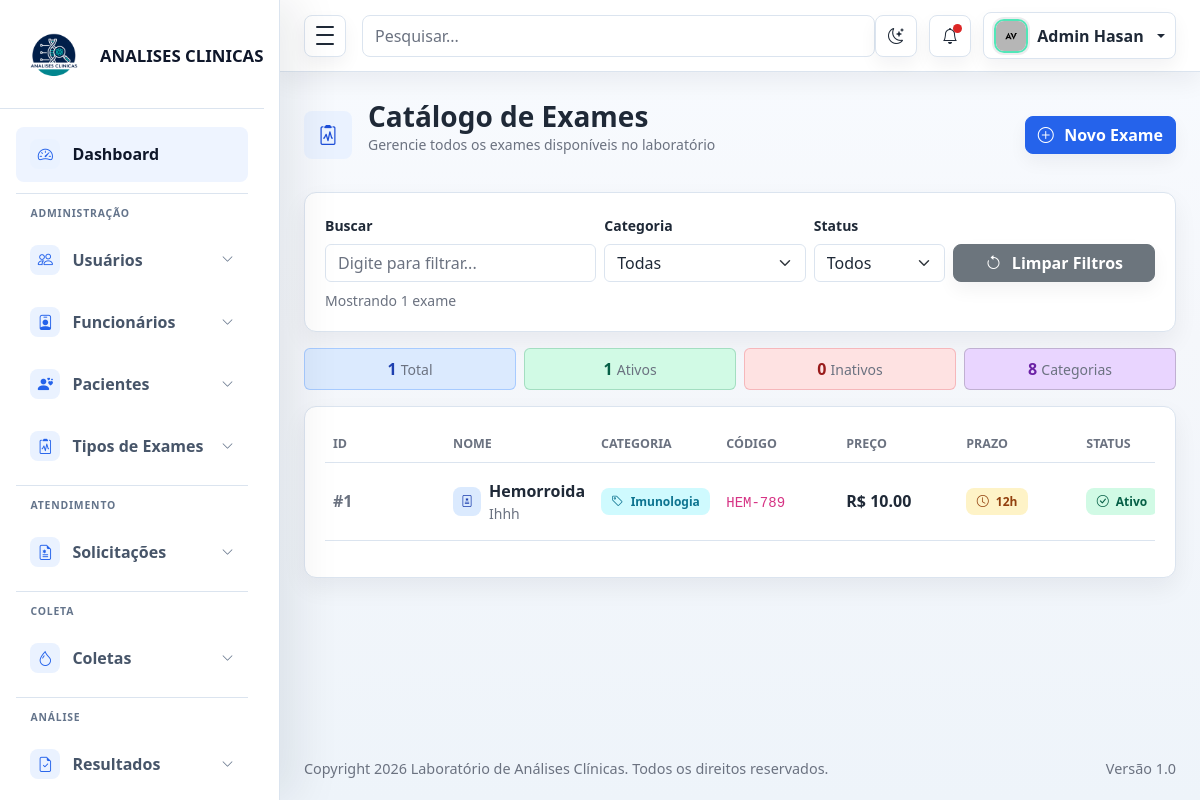
Page /tipos_de_exames/listar (signed in) on the committed database.
### models/Exame_model.py (models this page shows, shortened)
class Exame(db.Model):
    __tablename__ = 'exames'
    id = db.Column(db.Integer, primary_key=True)
    categoria = db.Column(db.String(50), nullable=False)
    nome = db.Column(db.String(100), nullable=False, unique=True)
    codigo = db.Column(db.String(20), unique=True)
    descricao = db.Column(db.Text)
    valor_referencia = db.Column(db.String(100))
    unidade_medida = db.Column(db.String(20))
    preco = db.Column(db.Numeric(10, 2))
    tempo_resultado = db.Column(db.String(50))
    preparo_necessario = db.Column(db.Text)
    ativo = db.Column(db.Boolean, default=True)

### controllers/Exames_controller.py (the view)
@app.route('/tipos_de_exames/listar')
@flask_login.login_required
def listar_exames():
    exame = Exame.query.all()
    return render_template('tipos_exames/listas_exames.html',user=flask_login.current_user, exames = exame)

### main.py (called while the page is built)
@login_manager.user_loader
def load_user(user_id):
    return Usuario.query.get(int(user_id))

### templates/tipos_exames/listas_exames.html (shortened to what this page needs)
{% extends "base.html" %}
{% block content %}
<div class="page-heading">
  <div class="page-heading-copy">
    <span class="page-icon"><i class="bi bi-clipboard2-pulse"></i></span>
    <div>
      <h1 class="h3 mb-0">Catálogo de Exames</h1>
      <p class="text-muted small">Gerencie todos os exames disponíveis no laboratório</p>
    </div>
  </div>
  <div class="heading-actions">
    <a href="{{ url_for('novo_tipo_exame') }}" class="btn btn-primary">
      <i class="bi bi-plus-circle me-1"></i> Novo Exame
    </a>
  </div>
</div>
<div class="panel mb-3">
  <div class="row g-2 align-items-end">
    <div class="col-md-4">
      <label class="form-label fw-bold small">Buscar</label>
      <input type="text" id="buscaInput" class="form-control" placeholder="Digite para filtrar..."
             oninput="filtrarExames()">
    </div>
    <div class="col-md-3">
      <label class="form-label fw-bold small">Categoria</label>
      <select id="categoriaSelect" class="form-select" onchange="filtrarExames()">
        <option value="">Todas</option>
      </select>
    </div>
    <div class="col-md-2">
      <label class="form-label fw-bold small">Status</label>
      <select id="statusSelect" class="form-select" onchange="filtrarExames()">
        <option value="">Todos</option>
      </select>
    </div>
    <div class="col-md-3">
      <button class="btn btn-secondary w-100" onclick="limparFiltros()">
        <i class="bi bi-arrow-counterclockwise me-1"></i> Limpar Filtros
      </button>
    </div>
  </div>
  <div class="mt-2 small">
    <span id="contadorExames" class="text-muted">Mostrando 0 exames</span>
  </div>
</div>
<div class="row g-2 mb-3">
  <div class="col-md-3">
    <div class="card bg-primary-subtle border-primary border-opacity-25">
      <div class="card-body text-center py-2">
        <span class="fw-bold text-primary-emphasis">{{ exames|length }}</span>
        <span class="text-muted small">Total</span>
      </div>
    </div>
  </div>
  <div class="col-md-3">
    <div class="card bg-success-subtle border-success border-opacity-25">
      <div class="card-body text-center py-2">
        <span class="fw-bold text-success-emphasis">{{ exames|selectattr('ativo', 'equalto', True)|list|length }}</span>
        <span class="text-muted small">Ativos</span>
      </div>
    </div>
  </div>
  <div class="col-md-3">
    <div class="card bg-danger-subtle border-danger border-opacity-25">
      <div class="card-body text-center py-2">
        <span class="fw-bold text-danger-emphasis">{{ exames|selectattr('ativo', 'equalto', False)|list|length }}</span>
        <span class="text-muted small">Inativos</span>
      </div>
    </div>
  </div>
  <div class="col-md-3">
    <div class="card bg-purple-subtle border-purple border-opacity-25">
      <div class="card-body text-center py-2">
        <span class="fw-bold text-purple-emphasis">8</span>
        <span class="text-muted small">Categorias</span>
      </div>
    </div>
  </div>
</div>
<div class="panel">
  {% if exames %}
  <div class="table-responsive">
    <table class="table table-hover align-middle" id="tabelaExames">
      <thead>
        <tr>
          <th>ID</th>
          <th>Nome</th>
          <th>Categoria</th>
          <th>Código</th>
          <th>Preço</th>
          <th>Prazo</th>
          <th>Status</th>
        </tr>
      </thead>
      <tbody id="corpoTabela">
        {% for exame in exames %}
        <tr data-nome="{{ exame.nome|lower }}"
            data-categoria="{{ exame.categoria }}"
            data-ativo="{{ exame.ativo|lower }}">
          <td><span class="fw-bold text-muted">#{{ exame.id }}</span></td>
          <td>
            <div class="d-flex align-items-center gap-2">
              <span class="badge bg-primary-subtle text-primary-emphasis p-2">
                <i class="bi bi-file-medical"></i>
              </span>
              <div>
                <strong>{{ exame.nome }}</strong>
                {% if exame.descricao %}
                <div class="text-muted small">{{ exame.descricao|truncate(60) }}</div>
                {% endif %}
              </div>
            </div>
          </td>
          <td>
            <span class="badge bg-info-subtle text-info-emphasis">
              <i class="bi bi-tag me-1"></i> {{ exame.categoria }}
            </span>
          </td>
          <td><code>{{ exame.codigo or '-' }}</code></td>
          <td><strong>R$ {{ "%.2f"|format(exame.preco) if exame.preco else '0,00' }}</strong></td>
          <td>
            <span class="badge bg-warning-subtle text-warning-emphasis">
              <i class="bi bi-clock me-1"></i> {{ exame.tempo_resultado or '-' }}
            </span>
          </td>
          <td>
            {% if exame.ativo %}
              <span class="badge bg-success-subtle text-success-emphasis">
                <i class="bi bi-check-circle me-1"></i> Ativo
              </span>
            {% else %}
              <span class="badge bg-danger-subtle text-danger-emphasis">
                <i class="bi bi-x-circle me-1"></i> Inativo
              </span>
            {% endif %}
          </td>
        </tr>
        {% endfor %}
      </tbody>
    </table>
  </div>
  {% endif %}
</div>
{% endblock %}

### static/css/style.css (style rules this page uses)
:root { --sidebar-width: 280px; --sidebar-mini-width: 84px; --admin-bg: #f5f7fb; --admin-surface: #ffffff; --admin-surface-soft: #f8fafc; --admin-border: #dbe4ef; --admin-text: #1f2937; --admin-muted: #6b7280; --admin-primary: #2563eb; --admin-primary-dark: #1d4ed8; --admin-success: #0f766e; --admin-warning: #d97706; --admin-danger: #dc2626; --admin-sidebar: #111827; --admin-sidebar-soft: #1f2937; --admin-shadow-sm: 0 10px 24px rgba(15, 23, 42, 0.06); --admin-shadow: 0 18px 46px rgba(15, 23, 42, 0.09); --admin-shadow-lg: 0 26px 70px rgba(15, 23, 42, 0.12); --admin-ring: 0 0 0 4px rgba(37, 99, 235, 0.12); }
* { box-sizing: border-box; }
html { min-height: 100%; }
body { min-height: 100vh; margin: 0; background: linear-gradient(180deg, #f8fbff 0%, var(--admin-bg) 42%, #eef4fa 100%); color: var(--admin-text); font-family: "Segoe UI", Arial, sans-serif; }
.page-heading, .panel-header, .metric-top { display: flex; align-items: center; justify-content: space-between; gap: 1rem; }
.page-heading { margin-bottom: 1.35rem; }
.page-heading h1 { font-weight: 800; letter-spacing: 0; }
.heading-actions { display: flex; flex-wrap: wrap; justify-content: flex-end; gap: 0.65rem; }
.btn { border-radius: 8px; font-weight: 700; box-shadow: 0 8px 18px rgba(15, 23, 42, 0.05); transition: border-color 0.16s ease, background 0.16s ease, box-shadow 0.16s ease, transform 0.16s ease; }
.btn-primary { border-color: var(--admin-primary); background: var(--admin-primary); }
.metric-card, .panel { border: 1px solid var(--admin-border); border-radius: 8px; background: var(--admin-surface); box-shadow: var(--admin-shadow); }
.panel { padding: 1.35rem; transition: border-color 0.18s ease, box-shadow 0.18s ease; }
.table { --bs-table-bg: transparent; }
.table thead th { color: var(--admin-muted); font-size: 0.78rem; text-transform: uppercase; white-space: nowrap; }
.table tbody td { min-width: 120px; padding-top: 1rem; padding-bottom: 1rem; }
.table tbody tr { transition: background 0.16s ease; }
.badge { border-radius: 8px; padding: 0.45rem 0.65rem; }
.page-heading-copy { display: flex; align-items: center; justify-content: flex-start; gap: 1rem; min-width: 0; }
.page-icon, .section-title i { display: inline-grid; place-items: center; flex: 0 0 auto; border-radius: 8px; background: #eaf2ff; color: var(--admin-primary-dark); }
.page-icon { width: 48px; height: 48px; font-size: 1.25rem; }
.btn { display: inline-flex; align-items: center; justify-content: center; gap: 0.4rem; }
.form-control, .form-select { border-color: var(--admin-border); background-color: var(--admin-surface); color: var(--admin-text); }
.form-control::placeholder { color: var(--admin-muted); }
.text-muted { color: var(--admin-muted) !important; }
html[data-theme="light"] { color-scheme: light; }
body, .admin-navbar, .admin-sidebar, .admin-main, .metric-card, .panel, .auth-card, .error-card, .dropdown-menu, .modal-content, .form-control, .form-select { transition: background-color 0.18s ease, border-color 0.18s ease, color 0.18s ease, box-shadow 0.18s ease; }
.table { --bs-table-color: var(--admin-text); --bs-table-border-color: var(--admin-border); color: var(--admin-text); }
html:not([data-theme="dark"]) { --admin-sidebar: #ffffff; --admin-sidebar-soft: #eef4ff; --admin-sidebar-border: #dbe4ef; --admin-sidebar-text: #475569; --admin-sidebar-text-strong: #0f172a; --admin-sidebar-muted: #64748b; --admin-sidebar-icon-bg: #eaf2ff; --admin-sidebar-icon: #2563eb; --admin-sidebar-shadow: 18px 0 42px rgba(15, 23, 42, 0.08); }
.bg-purple-subtle { background-color: #e9d5ff !important; color: #6b21a5 !important; }
.text-purple-emphasis { color: #6b21a5 !important; }
.bg-primary-subtle { background-color: #dbeafe !important; color: #1e40af !important; }
.text-primary-emphasis { color: #1e40af !important; }
.bg-success-subtle { background-color: #d1fae5 !important; color: #065f46 !important; }
.text-success-emphasis { color: #065f46 !important; }
.bg-warning-subtle { background-color: #fef3c7 !important; color: #92400e !important; }
.text-warning-emphasis { color: #92400e !important; }
.bg-danger-subtle { background-color: #fee2e2 !important; color: #991b1b !important; }
.text-danger-emphasis { color: #991b1b !important; }
.bg-info-subtle { background-color: #cffafe !important; color: #0e7490 !important; }
.text-info-emphasis { color: #0e7490 !important; }

### rows in the picture
Exame: id "1", nome "Hemorroida", descricao "Ihhh", categoria "Imunologia", codigo "HEM-789", preco "10.00", tempo_resultado "12h", ativo True (drawn)

### other values in the picture
{{ exames|length }} "1"
{{ exames|selectattr('ativo', 'equalto', True)|list|length }} "1"
{{ exames|selectattr('ativo', 'equalto', False)|list|length }} "0"
